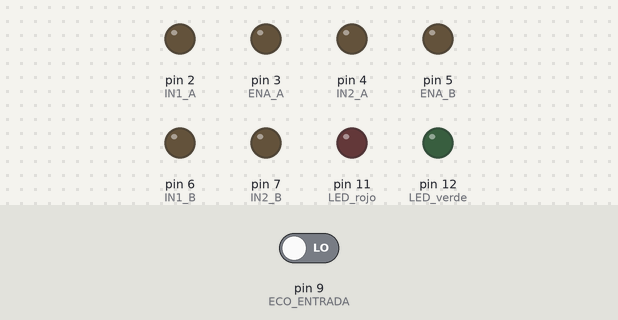
A sketch run on a simulated Arduino Uno, built with avr-gcc and run on an emulated ATmega328P. Shown: output pins drawn as LEDs (lit = HIGH). Inputs (shaded band) come from the test bench; at power-on: pin 9 (ECO_ENTRADA) LOW. Pins used as bus, display or sensor lines are not drawn.

Above: at 0.1 s.
At 19.26 s:
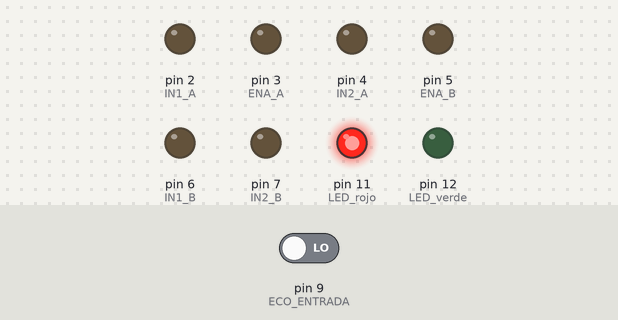
At 39.4 s:
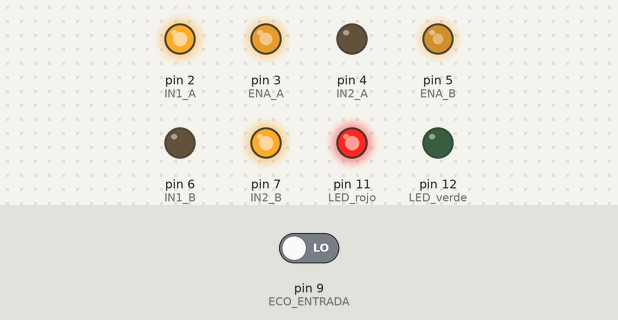
Timing chart, 0 to 40.0 s (numbered marks = the images above):
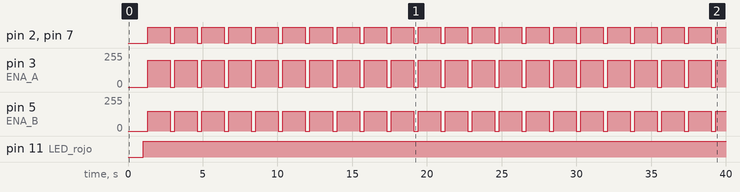

Measured:
- by itself, pin 2 (IN1_A), pin 7 (IN2_B): alternates HIGH for 1.5 s and LOW for 0.30 s
- by itself, pin 3 (ENA_A): alternates 200/255 for 1.5 s and 0/255 for 0.30 s
- by itself, pin 5 (ENA_B): alternates 150/255 for 1.5 s and 0/255 for 0.30 s
- by itself, pin 11 (LED_rojo): LOW → HIGH at 1.0 s

The sketch:

Codigo_Arduino.ino
```cpp
int IN1_A = 2;
int IN2_A = 4;
int ENA_A = 3;

int IN1_B = 6;
int IN2_B = 7;
int ENA_B = 5;


int pinsensor_izquierda = 13;
int pinsensor_derecha = 10;

int LED_rojo = 11;
int LED_verde = 12;

const short int TRIG_ENTRADA = 8; // trigger en pin 4
const short int ECO_ENTRADA = 9;  // echo en pin 3 --

int distancia;


void amarillo()
{
    digitalWrite(LED_verde, LOW);
    digitalWrite(LED_rojo, HIGH);
}

void verde()
{
    digitalWrite(LED_verde, HIGH);
    digitalWrite(LED_rojo, LOW);
}

int distancia_medida_cm(int trig, int eco)
{
    int d, duracion;
    digitalWrite(trig, HIGH);
    delay(10);
    digitalWrite(trig, LOW);

    duracion = pulseIn(eco, HIGH);
    d = duracion / 58.2;

    return d;
}


void avanza_rapido()
{
    analogWrite(ENA_A, 90);
    digitalWrite(IN1_A, HIGH);
    digitalWrite(IN2_A, LOW);

    analogWrite(ENA_B, 120);
    digitalWrite(IN1_B, HIGH);
    digitalWrite(IN2_B, LOW);
}


void avanza()
{
    analogWrite(ENA_A, 75);
    digitalWrite(IN1_A, HIGH);
    digitalWrite(IN2_A, LOW);

    analogWrite(ENA_B, 95);
    digitalWrite(IN1_B, HIGH);
    digitalWrite(IN2_B, LOW);
}


void retrocede()
{
    digitalWrite(ENA_A, HIGH);
    digitalWrite(IN1_A, LOW);
    digitalWrite(IN2_A, HIGH);

    digitalWrite(ENA_B, HIGH);
    digitalWrite(IN1_B, LOW);
    digitalWrite(IN2_B, HIGH);
}

void derecha()
{
    analogWrite(ENA_A, 254);
    digitalWrite(IN1_A, HIGH);
    digitalWrite(IN2_A, LOW);

    analogWrite(ENA_B, 220);
    digitalWrite(IN1_B, LOW);
    digitalWrite(IN2_B, HIGH);
}


void izquierda()
{
    analogWrite(ENA_A, 220);
    digitalWrite(IN1_A, LOW);
    digitalWrite(IN2_A, HIGH);

    analogWrite(ENA_B, 254);
    digitalWrite(IN1_B, HIGH);
    digitalWrite(IN2_B, LOW);
}

void derecha_rapido(){
  analogWrite(ENA_A, 200);
  digitalWrite(IN1_A, HIGH);
  digitalWrite(IN2_A, LOW);

  analogWrite(ENA_B, 150);
  digitalWrite(IN1_B, LOW);
  digitalWrite(IN2_B, HIGH);
}


void izquierda_rapido(){
  analogWrite(ENA_A, 150);
  digitalWrite(IN1_A, LOW);
  digitalWrite(IN2_A, HIGH);

  analogWrite(ENA_B, 200);
  digitalWrite(IN1_B, HIGH);
  digitalWrite(IN2_B, LOW);
}


void parar()
{
    digitalWrite(ENA_A, LOW);
    digitalWrite(IN1_A, LOW);
    digitalWrite(IN2_A, LOW);

    digitalWrite(ENA_B, LOW);
    digitalWrite(IN1_B, LOW);
    digitalWrite(IN2_B, LOW);
}

void med(){
  int distancia = distancia_medida_cm(TRIG_ENTRADA, ECO_ENTRADA);

  if(distancia < 30){
    amarillo();
    parar();
    delay(300);
    derecha_rapido();
    delay(500);
  }else{
    avanza_rapido();
    verde();
  }
}

void res(){

  int sensor_izquierda = digitalRead(pinsensor_izquierda);
  int sensor_derecha = digitalRead(pinsensor_derecha);
  if(sensor_izquierda == HIGH && sensor_derecha == HIGH){
    parar();
  }else if(sensor_izquierda == LOW && sensor_derecha == HIGH){
    izquierda();
  }else if(sensor_izquierda == HIGH && sensor_derecha == LOW){
    derecha();
  }else if(sensor_izquierda == LOW && sensor_derecha == LOW){
    avanza();
  }
}

void setup() {
  Serial.begin(9600);
  pinMode(pinsensor_izquierda,INPUT);
  pinMode(pinsensor_derecha,INPUT);

  pinMode(IN1_A, OUTPUT);
  pinMode(IN2_A, OUTPUT);
  pinMode(ENA_A, OUTPUT);

  pinMode(IN1_B, OUTPUT);
  pinMode(IN2_B, OUTPUT);
  pinMode(ENA_B, OUTPUT);

  pinMode(LED_rojo, OUTPUT);
  pinMode(LED_verde, OUTPUT);

  pinMode(TRIG_ENTRADA, OUTPUT);  // trigger como salida
  pinMode(ECO_ENTRADA, INPUT);

}

//HIGH = BLANCO
//LOW = NEGRO
//A = DERECHA
//B = IZQUIERDA

void loop() {
       med();
       //avanza();

}
```
